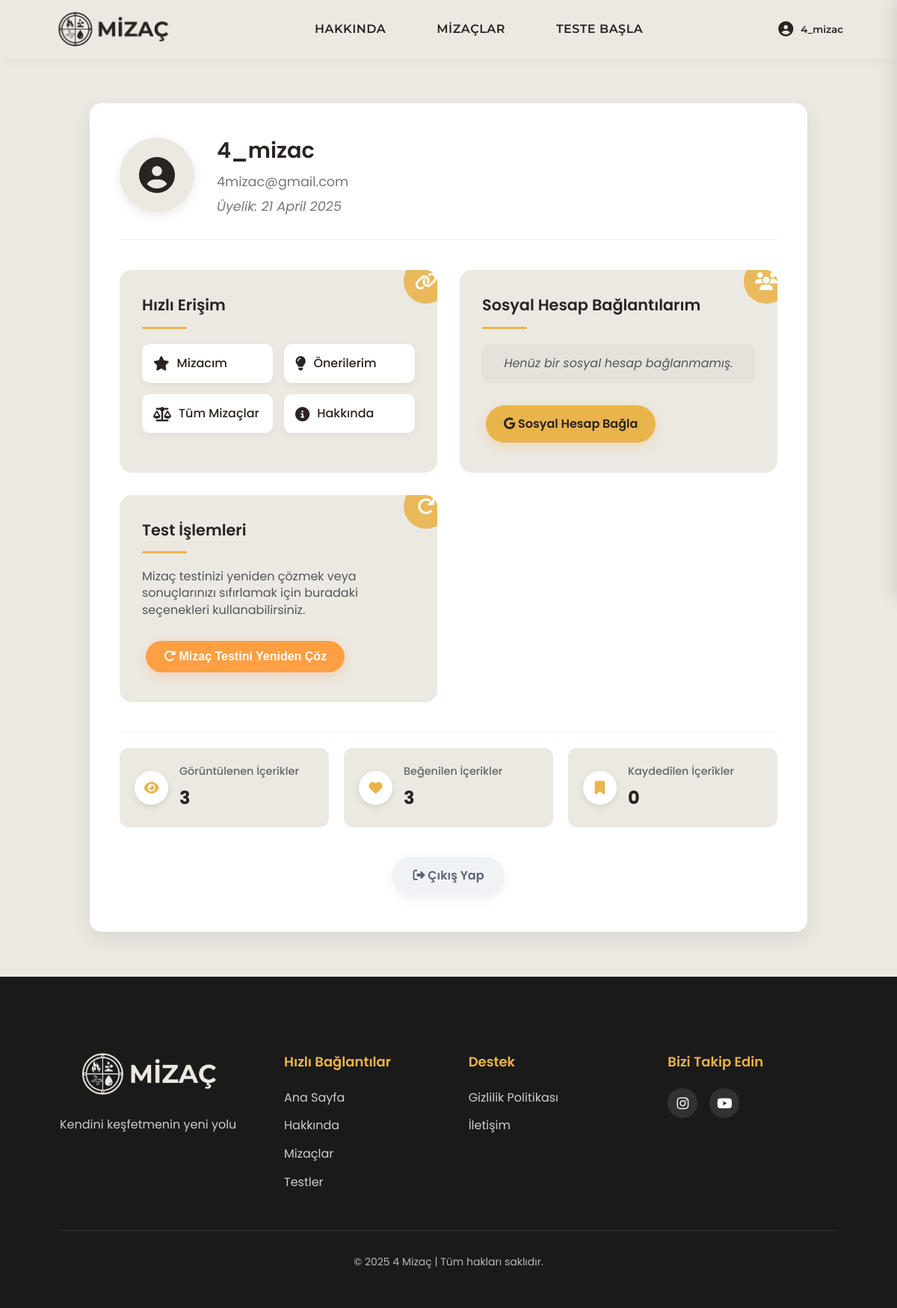
The app's page /profiles/profiles/ (signed in), older data.
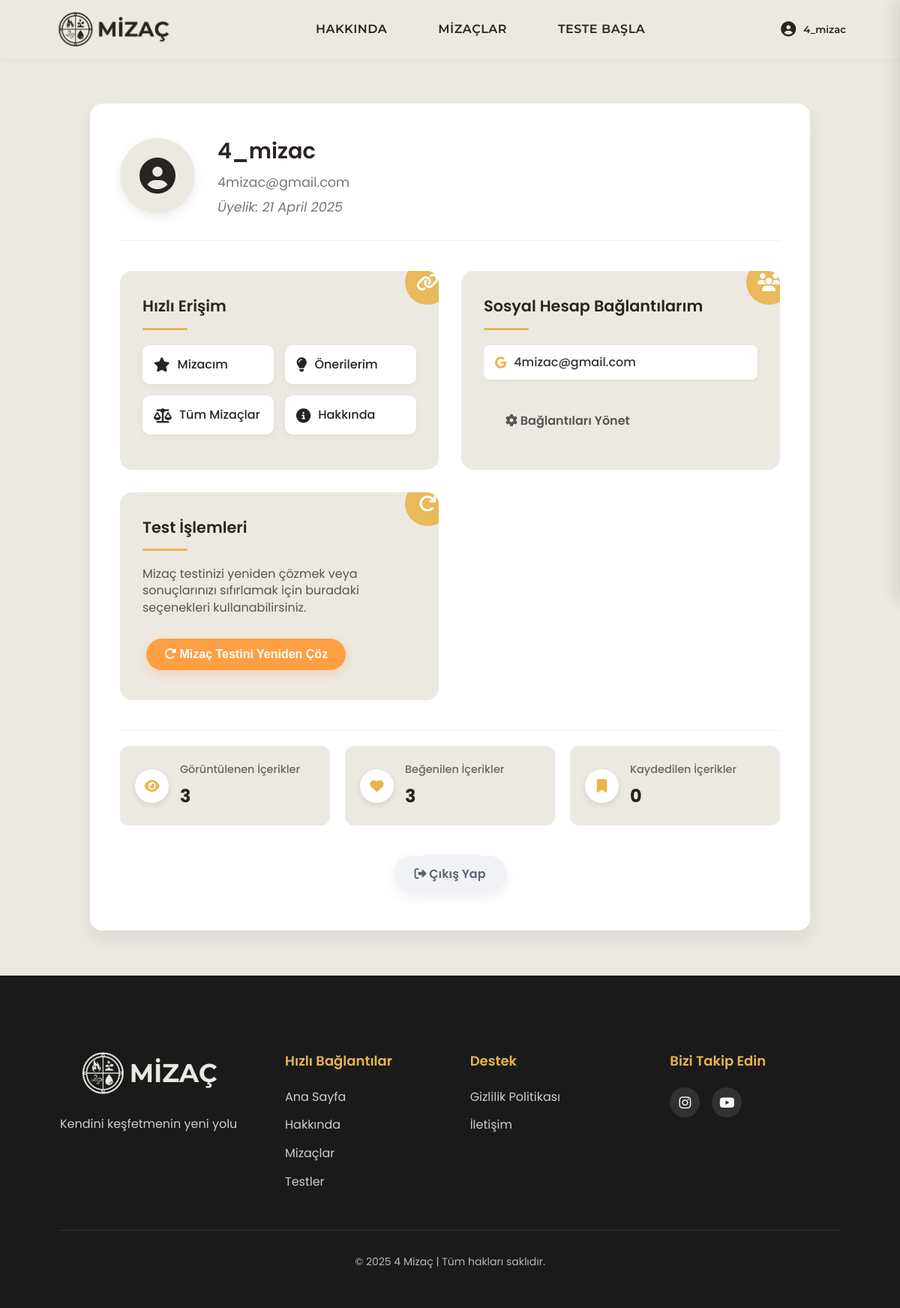
The same page, newer data.
### accounts/models.py (models this page shows, shortened)
class SocialAccount(models.Model):
    PROVIDER_CHOICES = [
        ('google', 'Google'),
    ]
    user = models.ForeignKey(User, on_delete=models.CASCADE, related_name='social_accounts')
    provider = models.CharField(max_length=30, choices=PROVIDER_CHOICES)
    uid = models.CharField(max_length=255, help_text="Provider'dan gelen unique ID")
    email = models.EmailField()
    extra_data = models.JSONField(default=dict, blank=True)
    created_at = models.DateTimeField(auto_now_add=True)
    updated_at = models.DateTimeField(auto_now=True)
    class Meta:
        unique_together = ('provider', 'uid')
        verbose_name = 'Sosyal Hesap'
        verbose_name_plural = 'Sosyal Hesaplar'

### profiles/views.py (the view)
# urls.py: path('profiles/', include('profiles.urls')),
@login_required
def profiles(request):
    viewed_count = UserContentInteraction.objects.filter(user=request.user, viewed=True).count()
    liked_count = UserContentInteraction.objects.filter(user=request.user, liked=True).count()
    saved_count = UserContentInteraction.objects.filter(user=request.user, saved=True).count()
    return render(request, 'profiles/profiles.html', {
        'viewed_count': viewed_count,
        'liked_count': liked_count,
        'saved_count': saved_count
    })

### templates/profiles/profiles.html (shortened to what the changed rows need)
{% extends 'base.html' %}
{% load static %}
{% block extra_css %}
<link rel="stylesheet" href="{% static 'css/profiles.css' %}">
{% endblock %}
{% block content %}
<div class="container">
  <div class="profile-settings-container">
    <div class="profile-card">
      <div class="profile-info">
        <div class="profile-name">
          <h2>{{ user.username }}</h2>
        </div>
      </div>
      <div class="profile-sections">
        <div class="section-card social-connections">
          <div class="section-icon">
            <i class="fas fa-users"></i>
          </div>
          <h3>Sosyal Hesap Bağlantılarım</h3>
          {% if user.social_accounts.all %}
            <div class="connection-list">
              {% for account in user.social_accounts.all %}
                <div class="connection-item">
                  <i class="fab fa-{{ account.provider|lower }}"></i>
                  <span class="connection-email">{{ account.email }}</span>
                </div>
              {% endfor %}
            </div>
            <a href="{% url 'social_accounts' %}" class="btn btn-outline">
              <i class="fas fa-cog"></i> Bağlantıları Yönet
            </a>
          {% else %}
            <p class="no-connections">Henüz bir sosyal hesap bağlanmamış.</p>
            <a href="{% url 'social_accounts' %}" class="btn btn-primary">
              <i class="fab fa-google"></i> Sosyal Hesap Bağla
            </a>
          {% endif %}
        </div>
      </div>
    </div>
  </div>
</div>
{% endblock %}

Row changes from the older to the newer data that the page shows:
added SocialAccount: email "4mizac@gmail.com"
Text that changed along with them:
text no longer shown: "Henüz bir sosyal hesap bağlanmamış. Sosyal Hesap Bağla"
text now shown: "Bağlantıları Yönet"
